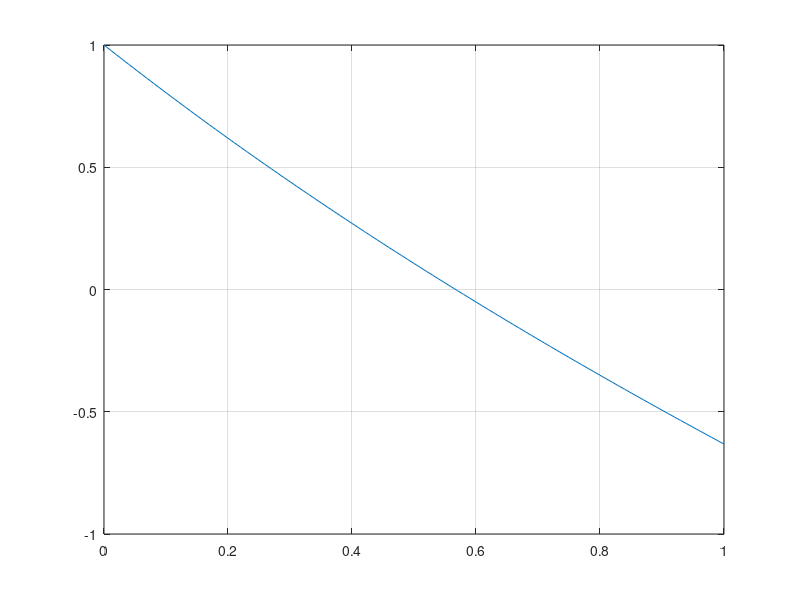

MATLAB code to generate this figure:
clc
clear all

options=optimset('display','iter','TolFun',1e-8)
f=@ (x) (exp(-x)-x);
[x fx]=fzero(f,[0 1],options)
% f=inline('exp(-x)-x','x');
% [x fx]=fzero(f,[0 1],options)
x0=0:0.01:1;
plot(x0,f(x0));
grid on
